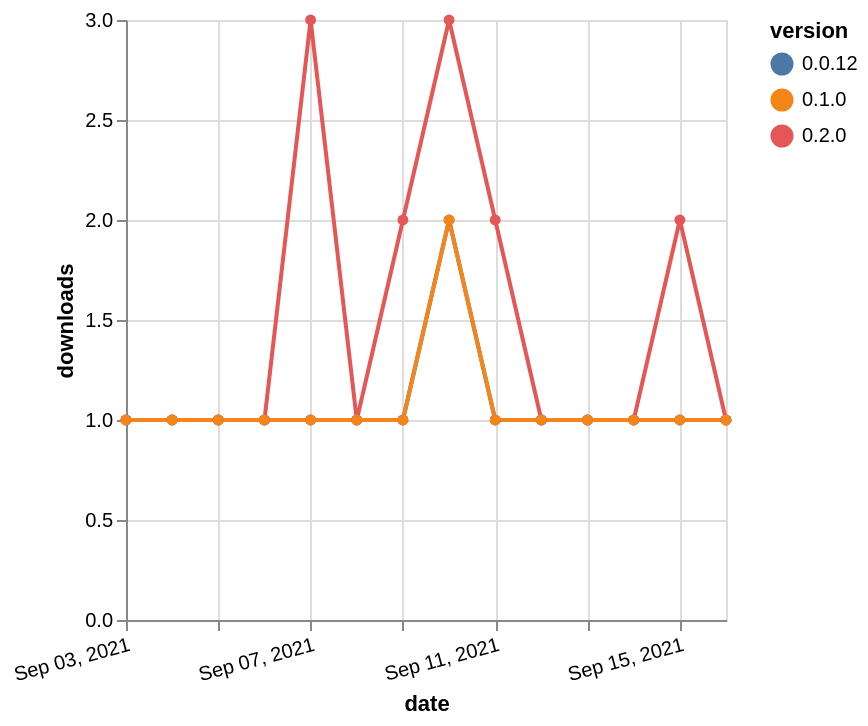

This figure's Vega-Lite source:
### Vega-Lite specification from a JSON file in a GitHub repository (floating-point values rounded to 4 significant figures)
{"$schema": "https://vega.github.io/schema/vega-lite/v5.json", "description": "A simple bar chart with embedded data.", "data": {"values": [{"date": "2021-09-03", "total": 191, "delta": 1, "version": "0.2.0"}, {"date": "2021-09-04", "total": 192, "delta": 1, "version": "0.2.0"}, {"date": "2021-09-05", "total": 193, "delta": 1, "version": "0.2.0"}, {"date": "2021-09-06", "total": 194, "delta": 1, "version": "0.2.0"}, {"date": "2021-09-07", "total": 197, "delta": 3, "version": "0.2.0"}, {"date": "2021-09-08", "total": 198, "delta": 1, "version": "0.2.0"}, {"date": "2021-09-09", "total": 200, "delta": 2, "version": "0.2.0"}, {"date": "2021-09-10", "total": 203, "delta": 3, "version": "0.2.0"}, {"date": "2021-09-11", "total": 205, "delta": 2, "version": "0.2.0"}, {"date": "2021-09-12", "total": 206, "delta": 1, "version": "0.2.0"}, {"date": "2021-09-13", "total": 207, "delta": 1, "version": "0.2.0"}, {"date": "2021-09-14", "total": 208, "delta": 1, "version": "0.2.0"}, {"date": "2021-09-15", "total": 210, "delta": 2, "version": "0.2.0"}, {"date": "2021-09-16", "total": 211, "delta": 1, "version": "0.2.0"}, {"date": "2021-09-03", "total": 187, "delta": 1, "version": "0.0.12"}, {"date": "2021-09-04", "total": 188, "delta": 1, "version": "0.0.12"}, {"date": "2021-09-05", "total": 189, "delta": 1, "version": "0.0.12"}, {"date": "2021-09-06", "total": 190, "delta": 1, "version": "0.0.12"}, {"date": "2021-09-07", "total": 191, "delta": 1, "version": "0.0.12"}, {"date": "2021-09-08", "total": 192, "delta": 1, "version": "0.0.12"}, {"date": "2021-09-09", "total": 193, "delta": 1, "version": "0.0.12"}, {"date": "2021-09-10", "total": 195, "delta": 2, "version": "0.0.12"}, {"date": "2021-09-11", "total": 196, "delta": 1, "version": "0.0.12"}, {"date": "2021-09-12", "total": 197, "delta": 1, "version": "0.0.12"}, {"date": "2021-09-13", "total": 198, "delta": 1, "version": "0.0.12"}, {"date": "2021-09-14", "total": 199, "delta": 1, "version": "0.0.12"}, {"date": "2021-09-15", "total": 200, "delta": 1, "version": "0.0.12"}, {"date": "2021-09-16", "total": 201, "delta": 1, "version": "0.0.12"}, {"date": "2021-09-03", "total": 139, "delta": 1, "version": "0.1.0"}, {"date": "2021-09-04", "total": 140, "delta": 1, "version": "0.1.0"}, {"date": "2021-09-05", "total": 141, "delta": 1, "version": "0.1.0"}, {"date": "2021-09-06", "total": 142, "delta": 1, "version": "0.1.0"}, {"date": "2021-09-07", "total": 143, "delta": 1, "version": "0.1.0"}, {"date": "2021-09-08", "total": 144, "delta": 1, "version": "0.1.0"}, {"date": "2021-09-09", "total": 145, "delta": 1, "version": "0.1.0"}, {"date": "2021-09-10", "total": 147, "delta": 2, "version": "0.1.0"}, {"date": "2021-09-11", "total": 148, "delta": 1, "version": "0.1.0"}, {"date": "2021-09-12", "total": 149, "delta": 1, "version": "0.1.0"}, {"date": "2021-09-13", "total": 150, "delta": 1, "version": "0.1.0"}, {"date": "2021-09-14", "total": 151, "delta": 1, "version": "0.1.0"}, {"date": "2021-09-15", "total": 152, "delta": 1, "version": "0.1.0"}, {"date": "2021-09-16", "total": 153, "delta": 1, "version": "0.1.0"}]}, "width": "container", "mark": {"type": "line", "point": {"filled": true}}, "encoding": {"x": {"field": "date", "type": "temporal", "timeUnit": "yearmonthdate", "title": "date", "axis": {"labelAngle": -15}}, "y": {"field": "delta", "type": "quantitative", "title": "downloads"}, "color": {"field": "version", "type": "nominal"}, "tooltip": {"field": "delta"}}}
